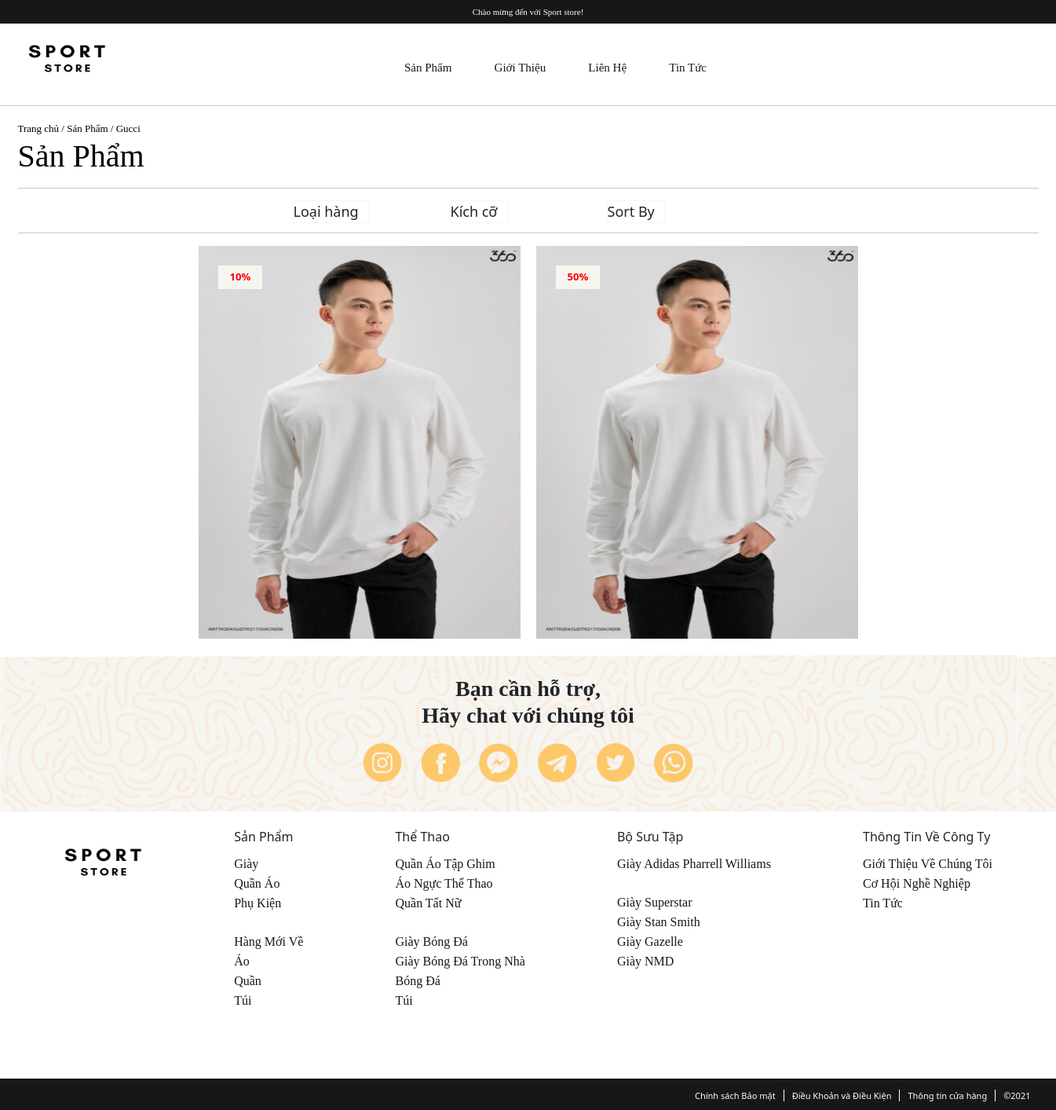
Screenshot of /category&ma_loai=1 with the database file from the repository.
### tables this page shows
CREATE TABLE `loai_hang` (
  `ma_loai` int(11) NOT NULL,
  `ten_loai` varchar(15) NOT NULL
);

CREATE TABLE `hang_hoa` (
  `ma_hh` int(11) NOT NULL,
  `ten_hh` varchar(30) NOT NULL,
  `don_gia` double NOT NULL,
  `giam_gia` int(2) NOT NULL,
  `hinh` varchar(225) NOT NULL,
  `mo_ta` text NOT NULL,
  `ma_loai` int(11) NOT NULL,
  `luot_xem` int(11) NOT NULL,
  `ngay_nhap` date NOT NULL,
  `dac_biet` tinyint(1) NOT NULL DEFAULT 0,
  `so_luong` int(10) NOT NULL
);

### commons/utils.php (called while the page is built, shortened)
<?php
function client_render($view, $data){
    include_once "./site/view/layouts/main.php";
}

### dao/pdo.php (called while the page is built, shortened)
<?php
function pdo_get_connection(){
    $dburl = "mysql:host=localhost;dbname=du_an_1;charset=utf8";
    $username = 'root';
    $password = '';
    $conn = new PDO($dburl, $username, $password);
    $conn->setAttribute(PDO::ATTR_ERRMODE, PDO::ERRMODE_EXCEPTION);
    return $conn;
}
function pdo_query($sql){
    $sql_args = array_slice(func_get_args(), 1);
    try{
        $conn = pdo_get_connection();
        $stmt = $conn->prepare($sql);
        $stmt->execute($sql_args);
        $rows = $stmt->fetchAll();
        return $rows;
    }
    catch(PDOException $e){
        throw $e;
    }
    finally{
        unset($conn);
    }
}
function pdo_query_one($sql){
    $sql_args = array_slice(func_get_args(), 1);
    try{
        $conn = pdo_get_connection();
        $stmt = $conn->prepare($sql);
        $stmt->execute($sql_args);
        $row = $stmt->fetch(PDO::FETCH_ASSOC);
        return $row;
    }
    catch(PDOException $e){
        throw $e;
    }
    finally{
        unset($conn);
    }
}

### dao/danhmuc.php (called while the page is built, shortened)
<?php
function loai_hang_select_by_id($ma_loai){
    $sql = "SELECT * FROM loai_hang WHERE ma_loai=?";
    return pdo_query_one($sql, $ma_loai);
}
?>

### dao/sanpham.php (called while the page is built, shortened)
<?php
    function san_pham_select_by_loai($ma_loai){
        $sql = "SELECT * FROM hang_hoa WHERE ma_loai=?";
        return pdo_query($sql, $ma_loai);
    }
?>

### site/view/category/index.php (the view, shortened to what this page needs)
<head>
</head>
<hr>
<?php extract($_REQUEST);
?>
<div class="content-custom">
    <div class="category-custom">
        <div class="title-category">
            <span>Trang chủ / Sản Phẩm / <?=$name_category['ten_loai']?></span>
        </div>
        <div class="title-category">
            <h1>Sản Phẩm</h1>
        </div>
        <hr><br>
        <div class="filter-category filter-1">
            <div class="filter-rate">
                <ul>Kích cỡ &ensp; <ion-icon name="arrow-dropdown"></ion-icon>
                </ul>
            </div>
        </div>
        <div class="filter-category filter-2">
            <div class="filter-rate">
                <ul>Loại hàng &ensp; <ion-icon name="arrow-dropdown"></ion-icon>
                </ul>
            </div>
        </div>
        <div class="filter-category filter-3">
            <div class="filter-rate">
                <ul>Sort By &ensp; <ion-icon name="arrow-dropdown"></ion-icon>
                </ul>
            </div>
        </div>
        <hr>
    </div>
    <div class="product">
        <?php
        foreach ($products as $product) {
            extract($product);
            $href = "chi-tiet-san-pham?ma_hh=$ma_hh";
        ?>
        <div class="product-box">
            <div class="product-box-img">
            <span class="rate-sale"><?=$giam_gia?>%</span>
                <a href="<?=$href?>">
                    <img src="content/images/products/<?=$hinh?>" alt="">
                </a>
            </div>
        </div>
        <?php
        }
        ?>
    </div>
</div>

### content/css/style.css (style rules this page uses)
* { margin: 0; padding: 0; box-sizing: border-box; }
body { overflow-x:hidden; }
.product { display: flex; flex-direction: row; align-items: center; justify-content: center; margin: 10px 0; }
.product-box { overflow: hidden; width: calc(25%-30px); margin-left: 30px; position: relative; }
.product-box-img>a>img { width: 410px; height: 500px; }

### site/view/category/index.php (style rules this page uses)
.category-custom { max-width: 1300px; margin:auto; }
.title-category { font-family: poppins; color: #000; }
.title-category>span { font-size:13px; }
.title-category>h1 { font-size: 40px; font-weight: 500; }
.filter-category { display:flex; flex-direction: row; }
.product { display: flex; max-width:1300px; flex-wrap: wrap; justify-content: center; margin:auto; grid-gap:20px; }
.product-box { margin-left:0; }
.filter-category { position: absolute; top: 255px; z-index: 1; }
.filter-3>.filter-rate { position: relative; left: 750px; }
.filter-2>.filter-rate { position: relative; left: 350px; }
.filter-1>.filter-rate { position: relative; left: 550px; }
.filter-category { cursor: pointer; }
.filter-rate>ul { font-size:18px; }
.filter-rate>ul { text-align:center; border: 0.5px solid #f7f5f0; }
ol, ul { padding-left: 0; }
.rate-sale { position:absolute; top:25px; left:25px; padding:5px 15px; color:red; font-weight: 600; background: #f7f5f0; font-size:13px; }

### rows the page displays
loai_hang: ten_loai "Gucci"
hang_hoa: giam_gia "10", hinh (picture)
hang_hoa: giam_gia "50", hinh (picture)
